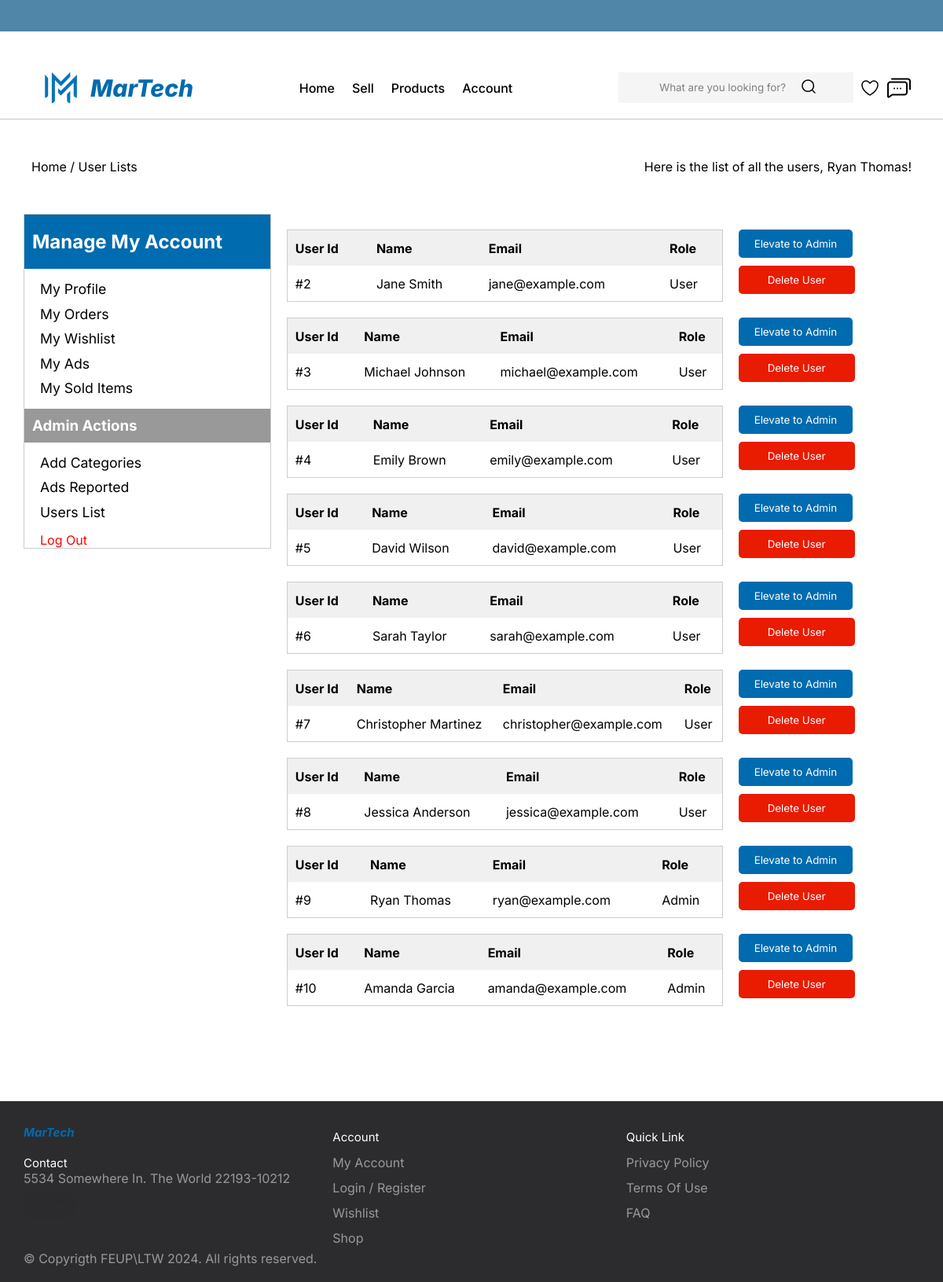
Screenshot of /pages/userlist.php (signed in) with the database file from the repository.
### tables this page shows
CREATE TABLE USERS(
id INT PRIMARY KEY NOT NULL,
name TEXT NOT NULL,
address TEXT,
phone TEXT NOT NULL UNIQUE,
email TEXT NOT NULL UNIQUE,
admin BOOLEAN DEFAULT FALSE,
password TEXT NOT NULL
);

### data/user.php (called while the page is built, shortened)
<?php
    class User {
    static function isAdmin($user_id,$db){
        $query = 'SELECT * FROM Users WHERE id = ?';
        $stmt = $db->prepare($query);
        $stmt->execute(array($user_id));
        $user = $stmt->fetch();
        if($user['admin'] == TRUE){
            return true;
        } else {
            return false;
        }
    }
    static function getAllUsers($db){
        $query = 'SELECT * FROM Users';
        $stmt = $db->prepare($query);
        $stmt->execute();
        $users = $stmt->fetchAll();
        return $users;
    }
}
    ?>

### utils/session.php (called while the page is built, shortened)
<?php
  class Session {
    public function getId() : ?int {
      return isset($_SESSION['id']) ? $_SESSION['id'] : null;
    }
  }
?>

### templates/userlist_tpl.php (the view, shortened to what this page needs)
<?php
  function drawUserList() {
    require_once(__DIR__ . '/../utils/session.php');
    require_once(__DIR__ .'/../data/connection.php');
    require_once(__DIR__ .'/../data/user.php');
    $db = getDatabaseConnection();
    $users = User::getAllUsers($db);
    ?>
    <section class="orders">
    <?php if(!$users){
            echo '<p>No Users yet</p>';
            ?>
            </section>
            <?php
    }
    else {
    foreach ($users as $user){
        $user_id = $user['id'];
        $user_name = $user['name'];
        $user_email = $user['email'];
        $delete_btn_id = 'delete_btn_' . $user['id'];
        $edit_button_id = 'edit_btn_' . $user['id'];
    ?>
    <div class="user_container">
        <table class="order_table">
            <tr>
                <th>User Id</th>
                <th>Name</th>
                <th>Email</th>
                <th>Role</th>
            </tr>
            <tr>
                <td>#<?php echo $user_id;?></td>
                <td><?php echo $user_name;?></td>
                <td><?php echo $user_email;?></td>
                <?php if(User::isAdmin($user_id,$db)){?>
                    <td>Admin</td>
                <?php } else { ?>
                    <td>User</td>
                <?php } ?>
            </tr>
        </table>
        <div class="buttons">
            <button id="<?php echo $edit_button_id;?>" class="elevatebtn">Elevate to Admin</button>
            <button id="<?php echo $delete_btn_id;?>" class = "deletebtn">Delete User</button>
        </div>
    </div>
    <?php
        }
        ?>
        </section>
        <?php
    }
}
?>

### CSS/userlist.css (style rules this page uses)
#order_body { display: flex; flex-direction: column; }
.orders { display: flex; flex-direction: column; gap: 20px; padding: 20px; }
.user_container { display: flex; flex-direction: row; gap: 20px; }
.order_table { width: 100%; border-collapse: collapse; border: 1px solid #ccc; }
.elevatebtn { background-color: #006BAF; color: white; padding: 10px 20px; border: none; border-radius: 5px; cursor: pointer; margin: 0px 0px 10px; font-family:"Inter" ; }
.deletebtn { background-color: #e91b00; color: white; padding: 10px 37px; border: none; border-radius: 5px; cursor: pointer; margin: 0px 0px 10px; font-family:"Inter" ; }
.order_table th { padding: 10px; text-align: left; background-color: #f0f0f0; font-weight: bold; }
.order_table td { padding: 10px; text-align: left; }

### CSS/topbar.css (style rules this page uses)
* { padding: 0px; margin: 0px; box-sizing: border-box; }
html { font-size: 10px; }
body { font-family: "Inter"; font-size: 1.6rem; }

### CSS/footer.css (style rules this page uses)
*, *:before, *:after { box-sizing: border-box; }

### rows the page displays
users: id "2", name "Jane Smith", email "jane@example.com", shows "User"
users: id "3", name "Michael Johnson", email "michael@example.com", shows "User"
users: id "4", name "Emily Brown", email "emily@example.com", shows "User"
users: id "5", name "David Wilson", email "david@example.com", shows "User"
users: id "6", name "Sarah Taylor", email "sarah@example.com", shows "User"
users: id "7", name "Christopher Martinez", email "christopher@example.com", shows "User"
users: id "8", name "Jessica Anderson", email "jessica@example.com", shows "User"
users: id "9", name "Ryan Thomas", email "ryan@example.com", shows "Admin"
users: id "10", name "Amanda Garcia", email "amanda@example.com", shows "Admin"

### other values shown
$session->getName() "Ryan Thomas"
